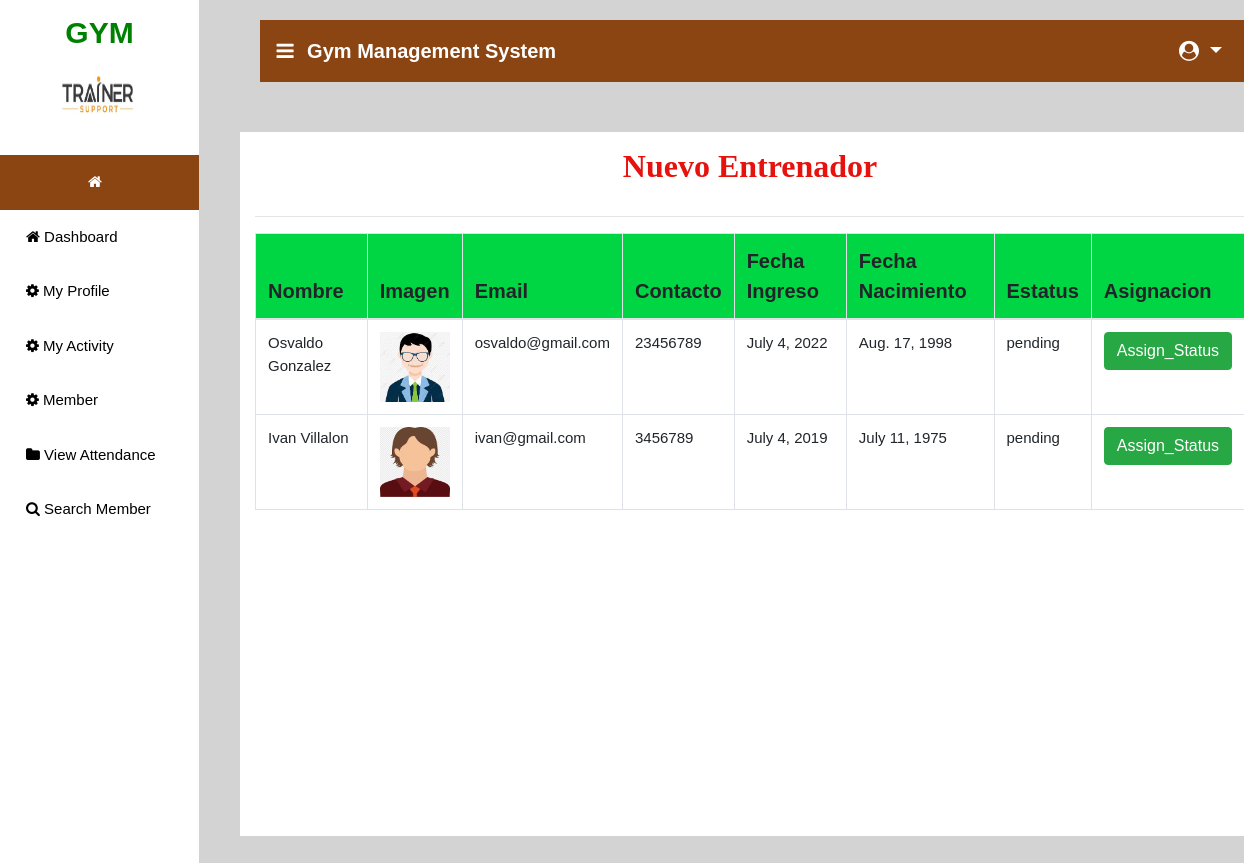
The app's page /new_trainer with its own data.
### gym/models.py (models this page shows, shortened)
class Trainer(models.Model):
    status = models.ForeignKey(Status, on_delete=models.CASCADE, null=True)
    user = models.ForeignKey(User, on_delete=models.CASCADE, null=True)
    contact = models.CharField(max_length=10, null=True)
    address = models.CharField(max_length=10, null=True)
    doj = models.DateField(max_length=10, null=True)
    dob = models.DateField(max_length=10, null=True)
    image = models.FileField(null=True)

class Status(models.Model):
    status = models.CharField(max_length=30, null=True)

### gym/views.py (the view)
# urls.py: path('new_trainer', View_New_Trainer,name="new_trainer"),
def View_New_Trainer(request):
    status = Status.objects.get(status="pending")
    package = Trainer.objects.filter(status = status)
    d = {'package':package}
    return render(request,'new_trainer.html',d)

### gym/templates/new_trainer.html (shortened to what this page needs)
{% extends 'navigation3.html' %}
{% block body1 %}
<div style="background-color:lightgrey;width:100%;height:800px;position:absolute">
<div class="container" style="margin-top:%;background:white;width:100%;height:88%">
<center><h2 style = "margin-top:2%;padding:15px;font-family : 'Monotype Corsiva' ; color : #E6120E ; font-weight : bold;margin-top:5%">Nuevo Entrenador</h2></center><hr>
<table class="table table-bordered" id="myTable">
  <thead>
  <tr>
    <th>Nombre</th>
    <th>Imagen</th>
    <th>Email</th>
    <th>Contacto</th>
    <th>Fecha Ingreso</th>
    <th>Fecha Nacimiento</th>
    <th>Estatus</th>
    <th>Asignacion</th>
  </tr>
  </thead>
   <tbody>
{% for i in package %}
  <tr>
    <td>{{i.user.first_name}} {{i.user.last_name}}</td>
    <td><img src="{{i.image.url}}" style="width:70px;height:70px"></td>
    <td>{{i.user.email}}</td>
    <td>{{i.contact}}</td>
    <td>{{i.doj}}</td>
    <td>{{i.dob}}</td>
    <td>{{i.status.status}}</td>
    <td><a href="{% url 'status' i.id %}"><button class="btn btn-success">Assign_Status</button> </a> </td>
  </tr>
   {% endfor %}
    </tbody>
</table>
 </div></div>
{% endblock %}

### gym/templates/navigation2.html (style rules this page uses)
thead { background:#00d644; }
body { font-family: "Lato", sans-serif; }
body { margin:0;font-family:Arial }

### gym/templates/new_trainer.html (style rules this page uses)
td { font-size:15px; }

### records on screen
Trainer: user.first_name "Osvaldo", user.last_name "Gonzalez", image (picture), user.email "osvaldo@gmail.com", contact "23456789", doj "July 4, 2022", dob "Aug. 17, 1998", status.status "pending"
Trainer: user.first_name "Ivan", user.last_name "Villalon", image (picture), user.email "ivan@gmail.com", contact "3456789", doj "July 4, 2019", dob "July 11, 1975", status.status "pending"
